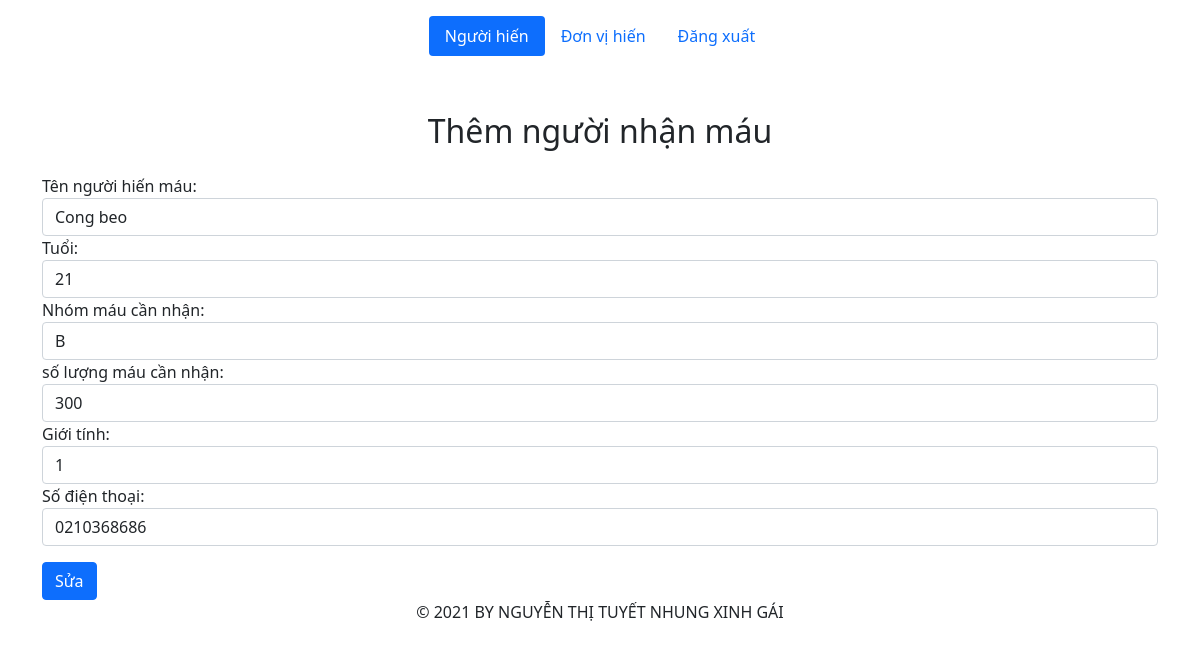
Screenshot of /src/update.php?id=4 with the database file from the repository.
### tables this page shows
CREATE TABLE `blood_recipient` (
  `reci_id` int(10) NOT NULL,
  `reci_name` varchar(55) NOT NULL,
  `reci_age` int(4) NOT NULL,
  `reci_bgrp` varchar(10) NOT NULL,
  `reci_bqnty` int(10) NOT NULL,
  `reci_sex` int(1) NOT NULL DEFAULT 0,
  `reci_reg_date` datetime NOT NULL DEFAULT current_timestamp(),
  `reci_phno` varchar(10) NOT NULL
);

### src/update.php (the view, shortened to what this page needs)
<?php
    require('templates/header.php');
    require("config/constants.php");
    if(isset($_GET["id"])){
        $id = $_GET["id"];
        $sql = "select * from blood_recipient where reci_id = $id";
        $query = mysqli_query($conn, $sql);
        $row = mysqli_fetch_assoc($query);
    }else{
        $_SESSION["error"] = "Lỗi không thể cập nhật người nhận";
        header("location: error.php");
    }
?>
    <div class="container">
        <h2 class="text-center" style="margin-top: 40px; margin-bottom:24px;">Thêm người nhận máu</h2>
        <form action="update.php?id=<?php echo $row["reci_id"] ?>" method = "POST">
            <div class="form-group">
                <label for="email">Tên người hiến máu:</label>
                <input type="text" class="form-control" id="email" placeholder="Nhập tên" name="name" value = "<?php echo $row["reci_name"]?>">
            </div>
            <div class="form-group">
                <label for="pwd">Tuổi:</label>
                <input type="text" class="form-control" id="email" placeholder="Nhập tuổi" name="age" value = "<?php echo $row["reci_age"]?>">
            </div>
            <div class="form-group">
                <label for="pwd">Nhóm máu cần nhận:</label>
                <input type="text" class="form-control" id="pwd" placeholder="Nhập nhóm máu" name="type" value = "<?php echo $row["reci_bgrp"]?>">
            </div>
            <div class="form-group">
                <label for="pwd">số lượng máu cần nhận:</label>
                <input type="number" class="form-control" id="pwd" placeholder="Nhập số lượng máu" name="quantity" value = "<?php echo $row["reci_bqnty"]?>">
            </div>
            <div class="form-group">
                <label for="pwd">Giới tính:</label>
                <input type="number" class="form-control" id="pwd" placeholder="Nhập giới tính (0 là nữ và 1 là nam)" name="sex" value = "<?php echo $row["reci_sex"]?>">
            </div>
            <div class="form-group">
                <label for="pwd">Số điện thoại:</label>
                <input type="number" class="form-control" id="pwd" placeholder="Nhập số điện thoại" name="phone" value = "<?php echo $row["reci_phno"]?>">
            </div>
            <button type="submit" class="btn btn-primary" style="margin-top: 16px;" name="add">Sửa</button>
        </form>
    </div>
<?php
include('templates/footer.php')
?>

### rows the page displays
blood_recipient: name "Cong beo", age "21", type "B", quantity "300", sex "1", phone "0210368686"
